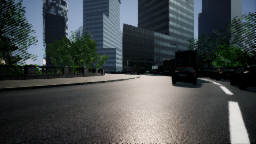
#> input picture image.png, 256 x 144 px
$ python -i utils.py   (imports and definitions only)
#> lines starting #> are read from the running program, lines starting #| are printed output that depends on the picture
import cv2, os
import numpy as np
import matplotlib.image as mpimg


IMAGE_HEIGHT, IMAGE_WIDTH, IMAGE_CHANNELS = 66, 200, 3
INPUT_SHAPE = (IMAGE_HEIGHT, IMAGE_WIDTH, IMAGE_CHANNELS)


def load_image(data_dir, image_file):
    return mpimg.imread(os.path.join(data_dir, image_file.strip()))


def crop(image):
    return image[60:-25, :, :] # remove the sky and the car front
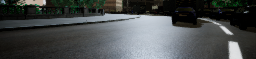
#> returned value: shape (59, 256, 3); mean of channels 0, 1, 2 75.8, 75.8, 72.4; drawn as B, G, R


def resize(image):
    return cv2.resize(image, (IMAGE_WIDTH, IMAGE_HEIGHT), cv2.INTER_AREA)
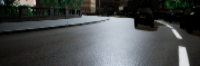
#> returned value: shape (66, 200, 3); mean of channels 0, 1, 2 75.7, 75.7, 72.3; drawn as B, G, R


def rgb2yuv(image):
    return cv2.cvtColor(image, cv2.COLOR_RGB2YUV)
#> returned value: shape (66, 200, 3); mean of channels 0, 1, 2 75.3, 126.6, 128.3


def preprocess(image):
    image = crop(image)
    image = resize(image)
    image = rgb2yuv(image)
    return image


# [78 lines left out: functions choose_image, random_flip, random_translate, random_shadow, random_brightness, augument and 1 more, not called in this run]

>>> import cv2
>>> picture = cv2.cvtColor(cv2.imread('image.png'), cv2.COLOR_BGR2RGB)
>>> result = preprocess(picture)
